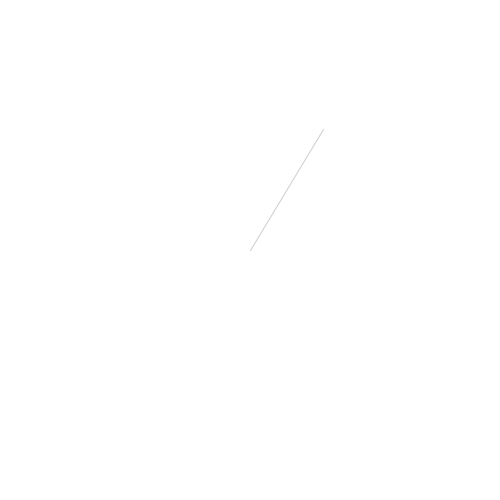
Frame 1 (no input)
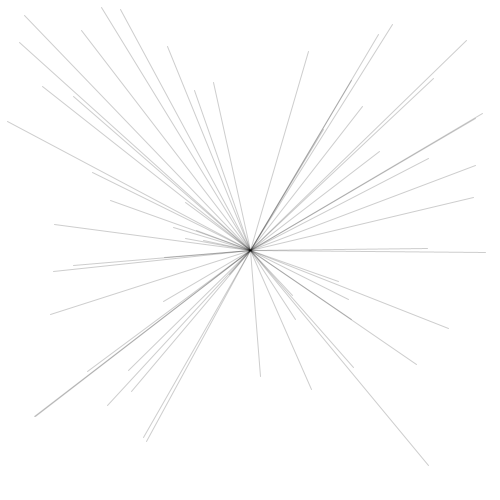
Frame 60 (the mouse pressed at the canvas centre just before this capture)
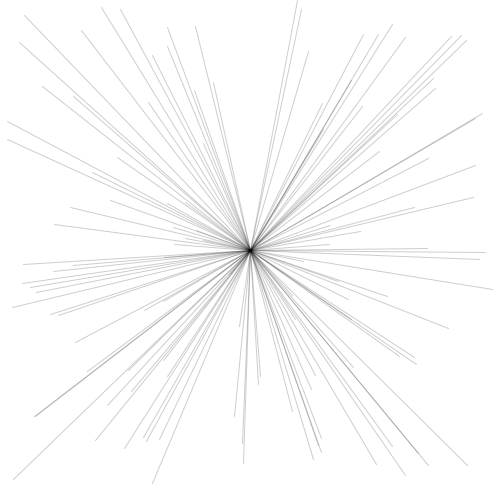
Frame 120 (the mouse held since frame 60 and released just before this capture)

The Processing sketch that drew these frames (run headless with seeded random() and noise(); from frame 60 on, the mouse is pressed at the canvas centre):

// Processing sketch: exe3
// ── exe3.pde
void setup(){
size(500,500);
background(255);
}

void draw(){
stroke(0,50);
line(width/2,height/2,random(width),random(height));


}
